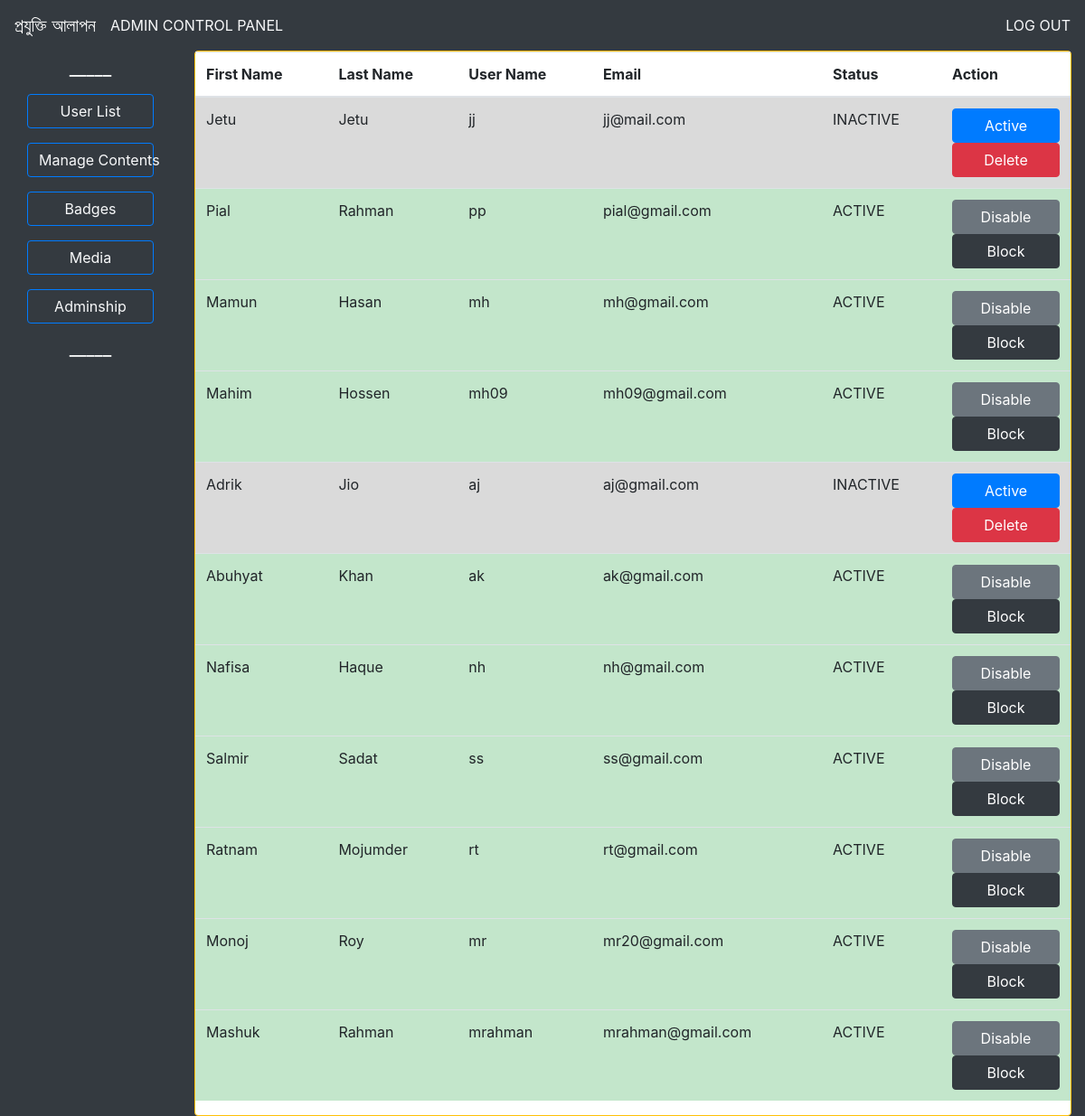
The app's page /project/admin_users_list.php (signed in) with its own data.
### tables this page shows
CREATE TABLE `user_list` (
  `id` int(11) NOT NULL,
  `username` varchar(30) NOT NULL,
  `firstname` varchar(30) NOT NULL,
  `lastname` varchar(30) NOT NULL,
  `password` varchar(44) NOT NULL,
  `email` varchar(255) NOT NULL,
  `state` int(1) NOT NULL,
  `admin` int(1) NOT NULL
);

### project/admin_users_list.php (the view, shortened to what this page needs)
<!DOCTYPE html>
<html>
<head>
	<link rel="stylesheet" href="bootstrap-4.0.0\dist\css\bootstrap.css">
</head>
<body class="bg-dark">
    <nav class="navbar navbar-expand-sm bg-dark navbar-dark">
        <a class="navbar-brand" href="index.php">প্রযুক্তি আলাপন</a>
        <a class="nav nav-item text-light" href="admin.php">ADMIN CONTROL PANEL</a>
        <a class="nav nav-item ml-auto text-light" href="includes/logout.inc.php">LOG OUT</a>
    </nav>
    <div class="container-fluid">
        <div class="row">
            <?php include_once 'admin_sidebar.php';?>
            <div class="col-md">
                 <div class="card rounded border-warning">
                     <table class="table table-hover">
                         <thead>
                             <tr>
                                <th>First Name</th>
                                <th>Last Name</th>
                                <th>User Name</th>
                                <th>Email</th>
                                <th>Status</th>
                                <th>Action</th>
                             </tr>
                         </thead>
                         <tbody>
                             <?php
                                include_once "includes/connect_db.php";
                                $sql = "select * from user_list where id>1;";
                                $res = mysqli_query($conn,$sql);
                                while($row = mysqli_fetch_assoc($res)){
                                    if($row['state']==0){
                                        echo "<tr class='table-active'><td>".$row['firstname']."</td><td>".$row['lastname']."</td><td>".$row['username']."</td><td>".$row['email']."</td><td>INACTIVE</td>
                                        <td>
                                        <form action='includes/mem.act.php' method='GET'>
                                        <button class='btn btn-block btn-primary' name='btn_op' type='submit' value=".$row['id'].">Active</button></form>
                                        <form action='includes/mem.del.php' method='GET'>
                                        <button class='btn btn-block btn-danger' name='btn_op' type='submit' value=".$row['id'].">Delete</button></form></td></tr>";
                                    }
                                    elseif($row['state']==1){
                                        echo "<tr class='table-success'><td>".$row['firstname']."</td><td>".$row['lastname']."</td><td>".$row['username']."</td><td>".$row['email']."</td><td>ACTIVE</td>
                                        <td>
                                        <form action='includes/mem.dis.php' method='GET'><button class='btn btn-block btn-secondary' name='btn_op' type='submit' value=".$row['id'].">Disable</button>
                                        </form>
                                        <form action='includes/mem.blk.php' method='GET'>
                                        <button class='btn btn-block btn-dark' name='btn_op' type='submit' value=".$row['id'].">Block</button></form></td></tr>";
                                    }
                                }
                             ?>
                         </tbody>
                     </table>
                </div>
            </div>
        </div>
    </div>
</body>
</html>

### records on screen
user_list: firstname "Jetu", lastname "Jetu", username "jj", email "jj@mail.com", $row['id'] 7 (drawn)
user_list: firstname "Pial", lastname "Rahman", username "pp", email "pial@gmail.com", $row['id'] 9 (drawn)
user_list: firstname "Mamun", lastname "Hasan", username "mh", email "mh@gmail.com", $row['id'] 10 (drawn)
user_list: firstname "Mahim", lastname "Hossen", username "mh09", email "mh09@gmail.com", $row['id'] 11 (drawn)
user_list: firstname "Adrik", lastname "Jio", username "aj", email "aj@gmail.com", $row['id'] 12 (drawn)
user_list: firstname "Abuhyat", lastname "Khan", username "ak", email "ak@gmail.com", $row['id'] 13 (drawn)
user_list: firstname "Nafisa", lastname "Haque", username "nh", email "nh@gmail.com", $row['id'] 14 (drawn)
user_list: firstname "Salmir", lastname "Sadat", username "ss", email "ss@gmail.com", $row['id'] 15 (drawn)
user_list: firstname "Ratnam", lastname "Mojumder", username "rt", email "rt@gmail.com", $row['id'] 16 (drawn)
user_list: firstname "Monoj", lastname "Roy", username "mr", email "mr20@gmail.com", $row['id'] 17 (drawn)
user_list: firstname "Mashuk", lastname "Rahman", username "mrahman", email "mrahman@gmail.com", $row['id'] 18 (drawn)
